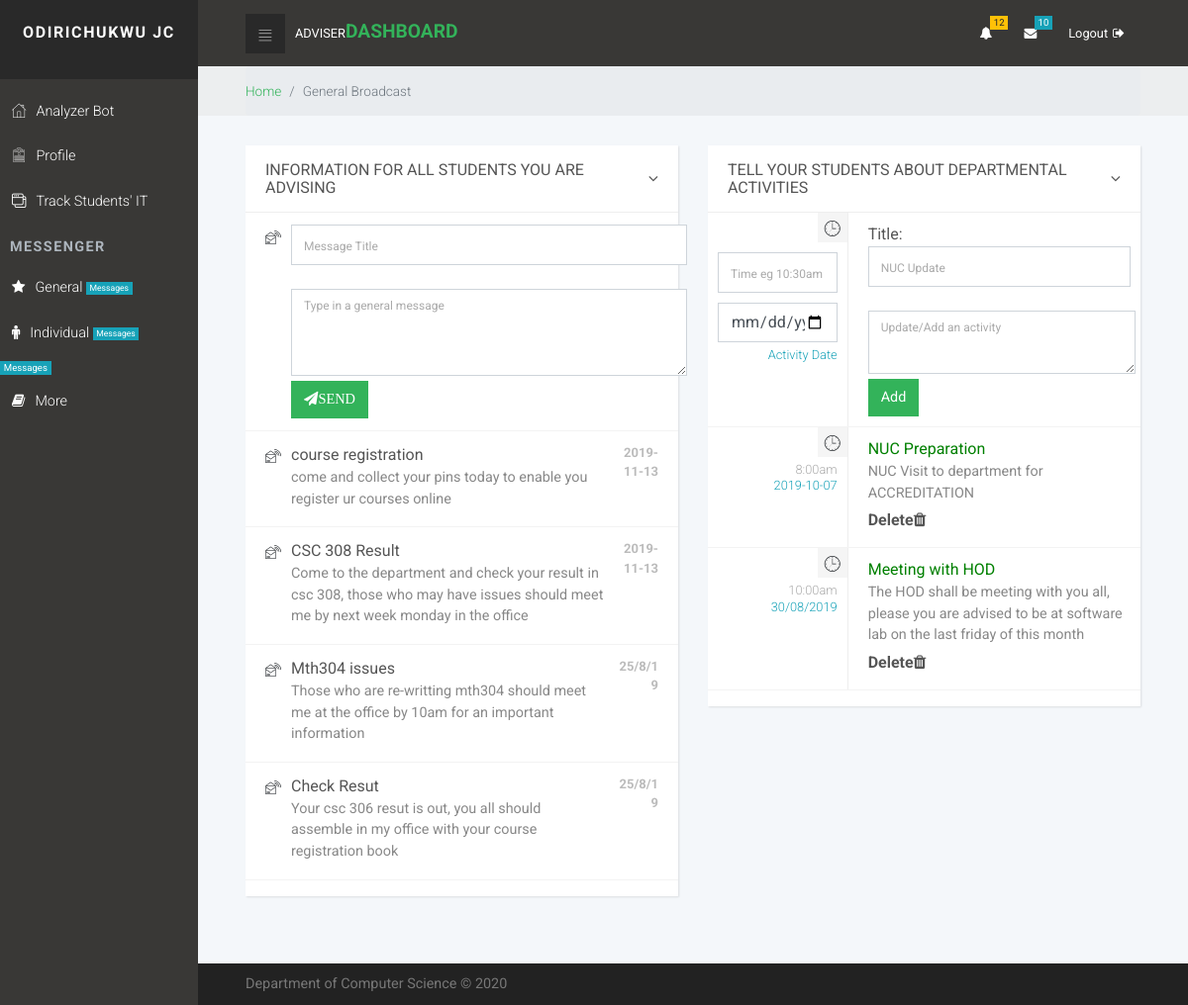
Page /adviser/gsms.php (signed in) on the earlier database version.
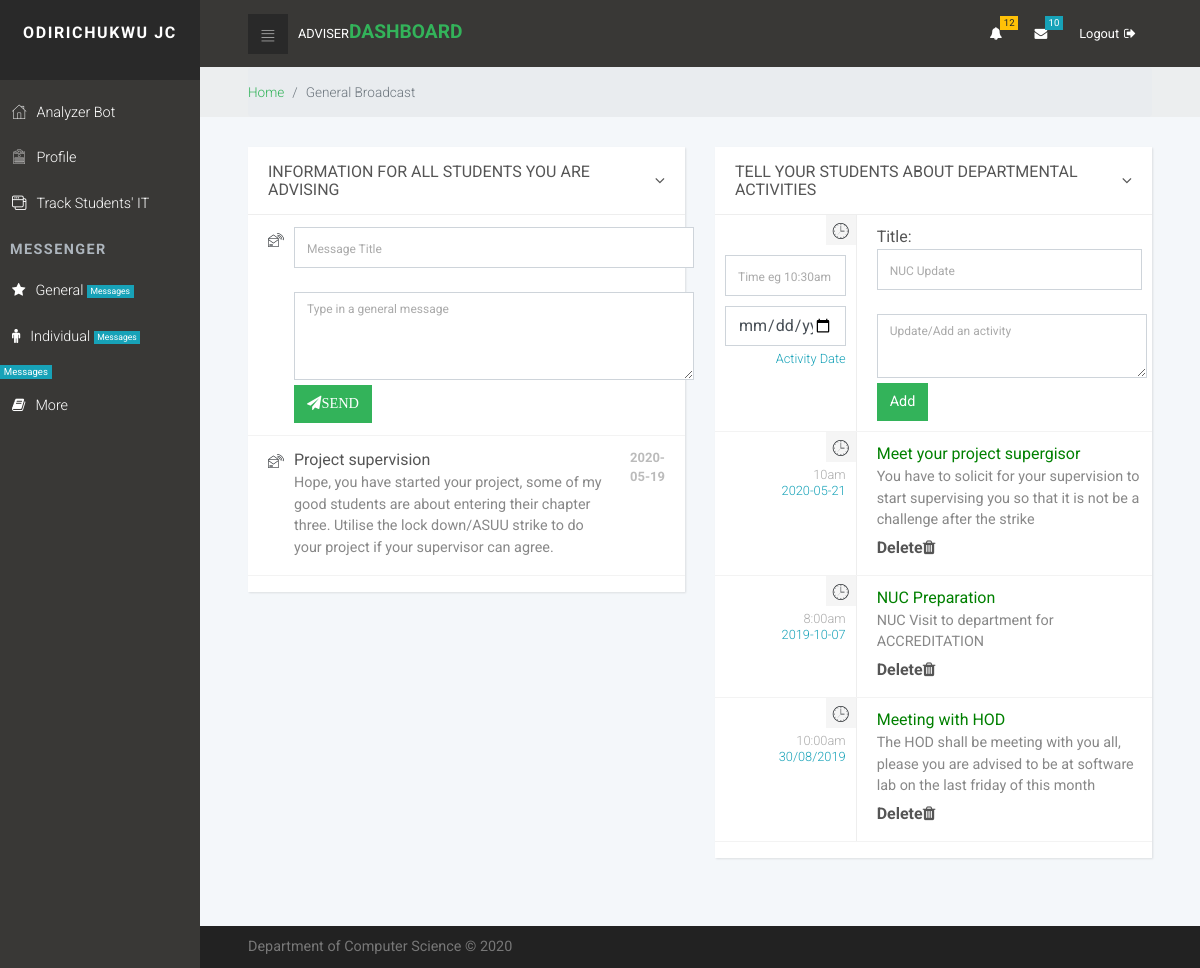
Same page on the later database version.
### tables this page shows
CREATE TABLE `adviser` (
  `adviser_id` int(11) NOT NULL,
  `name` varchar(50) NOT NULL,
  `gender` varchar(6) NOT NULL,
  `phone` varchar(11) NOT NULL,
  `address` varchar(50) NOT NULL,
  `dept` varchar(30) NOT NULL,
  `rank` varchar(15) NOT NULL,
  `interest` text NOT NULL,
  `email` varchar(50) NOT NULL,
  `role` int(11) NOT NULL,
  `username` varchar(20) NOT NULL,
  `password` varchar(20) NOT NULL,
  `status` int(11) NOT NULL
);

CREATE TABLE `general_feed` (
  `feed_id` int(11) NOT NULL,
  `feed_title` varchar(50) NOT NULL,
  `feed_message` text NOT NULL,
  `feed_date` varchar(12) NOT NULL,
  `feed_section` varchar(12) NOT NULL,
  `feed_status` int(11) NOT NULL,
  `adviser_id` int(11) NOT NULL
);

CREATE TABLE `actiivities` (
  `act_id` int(11) NOT NULL,
  `act_title` varchar(50) NOT NULL,
  `act_message` text NOT NULL,
  `act_time` varchar(15) NOT NULL,
  `act_date` varchar(11) NOT NULL,
  `act_section` varchar(11) NOT NULL,
  `adviser_id` int(11) NOT NULL,
  `act_status` int(11) NOT NULL
);

### adviser/php/database.php (called while the page is built, shortened)
<?php
$conn = mysqli_connect("localhost","root","","u519554690_advisory");
$s = "SELECT * FROM ";
$w = " WHERE ";
function get($col,$sql){
	global $conn;
	$q = $conn->query($sql);
	$n = mysqli_num_rows($q);
	if($n<=0){
		return 0;
	} else {
		while($r = mysqli_fetch_array($q)){
			return $r[$col];
		}
	}
}
function fetch($sql){
	global $conn;
	$q = $conn->query($sql);
	$n = mysqli_num_rows($q);
	$rs=array();
	if($n<=0){
		return 0;
	} else {
		while($r = mysqli_fetch_object($q)){
			$rs[] = $r;
		} return $rs;
	}
}

### adviser/gsms.php (the view, shortened to what this page needs)
    <?php
    require_once ('php/a_assets.php');
       require_once ('php/a_header.php');
?>
      <div class="breadcrumb-holder">
        <div class="container-fluid">
          <ul class="breadcrumb">
            <li class="breadcrumb-item"><a href="index.html">Home</a></li>
            <li class="breadcrumb-item active">General Broadcast  </li>
          </ul>
        </div>
      </div>
          <?php
    require_once ('php/a_assets.php');
        require_once ('php/a_header.php');
?>
      <section class="mt-30px mb-30px">
        <div class="container-fluid">
          <div class="row">
            <div class="col-lg-6 col-md-12">
              <div id="new-updates" class="card updates recent-updated">
                <div id="updates-header" class="card-header d-flex justify-content-between align-items-center">
                  <h2 class="h5 display"><a data-toggle="collapse" data-parent="#new-updates" href="#updates-box" aria-expanded="true" aria-controls="updates-box">INFORMATION FOR ALL STUDENTS YOU ARE ADVISING</a></h2><a data-toggle="collapse" data-parent="#new-updates" href="#updates-box" aria-expanded="true" aria-controls="updates-box"><i class="fa fa-angle-down"></i></a>
                </div>
                <div id="updates-box" role="tabpanel" class="collapse show">
                  <ul class="news list-unstyled">
                    <form method="post" class="form">
                    <li class="d-flex justify-content-between">
                      <div class="left-col d-flex">
                        <div class="icon"><i class="icon-rss-feed"></i></div>
                        <div class="title"><strong>
                          <input class="form-control" type="text" placeholder="Message Title" name="msg_title">
                        </strong><br>
                          <p><input type="hidden" value="<?php echo get("adviser_id","$s adviser $w adviser_id='".$_SESSION['id']."'"); ?>" name="adviser_id">
                            <textarea placeholder="Type in a general message" name="gsms" class="form-control" rows="3" style="width:400px"></textarea>
                          </p><button class="btn btn-primary" name="send_gsms" value="Send_"><i class="fa fa-send">SEND</i></button>
                        </div>
                      </div>
                    </li>
                      </form>
                      <?php
                    $genfeed =fetch("$s general_feed $w feed_status='1' order by feed_id desc");
                    if($genfeed<=0){
                       echo" <div  class='card-header d-flex justify-content-between align-items-center'>
                  <center><h2 class='h5 display'>No Feed yet !</h2></center>
                  </div>"; }
                  else{
                    foreach ($genfeed as $g) {
                      echo "
                      <li class='d-flex justify-content-between'>
                      <div class='left-col d-flex'>
                        <div class='icon'><i class='icon-rss-feed'></i></div>
                        <div class='title'><strong>$g->feed_title</strong>
                          <p>$g->feed_message</p>
                        </div>
                      </div>
                      <div class='right-col text-right' style='width:45px; font-size:10px;'>
                        <div class='update-date'>$g->feed_date</div>
                      </div>
                    </li>
                      ";
                    }
                  }
                    ?>
                  </ul>
                </div>
              </div>
            </div>
            <div class="col-lg-6 col-md-6">
              <div id="recent-activities-wrapper" class="card updates activities">
                <div id="activites-header" class="card-header d-flex justify-content-between align-items-center">
                  <h2 class="h5 display"><a data-toggle="collapse" data-parent="#recent-activities-wrapper" href="#activities-box" aria-expanded="true" aria-controls="activities-box">TELL YOUR STUDENTS ABOUT DEPARTMENTAL ACTIVITIES</a></h2><a data-toggle="collapse" data-parent="#recent-activities-wrapper" href="#activities-box" aria-expanded="true" aria-controls="activities-box"><i class="fa fa-angle-down"></i></a>
                </div>
                <div id="activities-box" role="tabpanel" class="collapse show">
                  <ul class="activities list-unstyled">
                    <form method="POST">
                    <li>
                      <div class="row">
                        <div class="col-4 date-holder text-right">
                          <div class="icon"><i class="icon-clock"></i></div>
                          <div class="date">
                            <span><input type="text" name="act_time" class="form-control" placeholder="Time eg 10:30am"></span>
                       <span><input type="date" name="act_date" class="form-control"></span><span class="text-info">Activity Date</span>
                        </div>
                        </div>
                        <div class="col-8 content"><strong>Title:
                          <input type="text" class="form-control" placeholder="NUC Update" name="act_title"></strong><br>
                          <p>
                          <textarea class="form-control" placeholder="Update/Add an activity" name="act_message"></textarea>
                          </p>
                          <input type="submit" value="Add" class="btn btn-primary" name="activities">
                        </div>
                      </div>
                    </li>
                    </form>
                  <?php
                  $act = fetch("$s actiivities $w act_status='1' order by act_id DESC");
                  if ($act<=0) {
                   echo" <div  class='card-header d-flex justify-content-between align-items-center'>
                  <center><h2 class='h5 display'>No Activity Record Yet</h2></center>
                  </div>"; }
                  else{
                    foreach ($act as $a ) {
                      echo "
                     <li>
                      <div class='row'  style='max-height: 500px;  overflow-y: auto;' >
                        <div class='col-4 date-holder text-right' >
                          <div class='icon'><i class='icon-clock'></i></div>
                          <div class='date'> <span>$a->act_time</span><span class='text-info'>$a->act_date</span></div>
                        </div>
                        <div class='col-8 content'><strong style='color:green;'>$a->act_title</strong>
                          <p>$a->act_message <br><b>
                          <form method='post'>
                          <input type='hidden' name='act_id' value='$a->act_id'>
                          <a href='' name='act_trash'>Delete<i class='fa fa-trash'>
                          </form>
                          </i></a></b></p>
                        </div>
                      </div>
                    </li>
                      ";
                    }
                  }
                 ?>
                  </ul>
                </div>
              </div>
            </div>
          </div>
        </div>
      </section>
<?php
         require_once ('php/a_footer.php'); ?>
     <?php
         require_once ('php/a_footer.php'); ?>

### adviser/php/a_assets.php (shortened to what this page needs)
<!DOCTYPE html>
<html  lang="en">  <head>
    <link rel="stylesheet" href="https://cdnjs.cloudflare.com/ajax/libs/font-awesome/4.7.0/css/font-awesome.min.css">
    <link rel="stylesheet" href="vendor/bootstrap/css/bootstrap.min.css">
    <link rel="stylesheet" href="vendor/font-awesome/css/font-awesome.min.css">
    <link rel="stylesheet" href="css/fontastic.css">
    <link rel="stylesheet" href="css/grasp_mobile_progress_circle-1.0.0.min.css">
    <link rel="stylesheet" href="vendor/malihu-custom-scrollbar-plugin/jquery.mCustomScrollbar.css">
    <link rel="stylesheet" href="css/style.default.css" id="theme-stylesheet">
    <link rel="stylesheet" href="css/custom.css">
  </head>

### adviser/php/a_header.php (shortened to what this page needs)
<body>
   <nav class="side-navbar">
     <div class="side-navbar-wrapper">
       <div class="sidenav-header d-flex align-items-center justify-content-center">
         <div class="sidenav-header-inner text-center">
           <h2 class="h5"> <?php echo get("name","$s adviser $w adviser_id='".$_SESSION['id']."'"); ?></h2><span> </span>
         </div>
       </div>
       <div class="main-menu">
         <ul id="side-main-menu" class="side-menu list-unstyled">
           <li><a href="index.php"> <i class="icon-home"></i>Analyzer Bot</a></li>
           <li><a href="profile.php"> <i class="icon-form"></i>Profile</a></li>
               <li><a href="ittrack.php"> <i class="icon-interface-windows"></i>Track Students' IT </a></li>
         </ul>
       </div>
       <div class="admin-menu">
         <h5 class="sidenav-heading">Messenger</h5>
         <ul id="side-admin-menu" class="side-menu list-unstyled">
           <li> <a href="gsms.php"> <i class="fa fa-star"> </i>General
             <div class="badge badge-info">Messages</div></a></a></li>
           <li> <a href="isms.php"> <i class="fa fa-male"> </i>Individual
               <div class="badge badge-info">Messages</div></a></li>
               <div class="badge badge-info">Messages</div></a></li>
           <li> <a href="more.php"> <i class="fa fa-book"> </i>More</a></li>
         </ul>
       </div>
   </nav>
   <div class="page">
     <header class="header">
       <nav class="navbar">
         <div class="container-fluid">
           <div class="navbar-holder d-flex align-items-center justify-content-between">
             <div class="navbar-header"><a id="toggle-btn" href="#" class="menu-btn"><i class="icon-bars"> </i></a><a href="index.php" class="navbar-brand">
                 <div class="brand-text d-none d-md-inline-block"><span>Adviser </span><strong class="text-primary">Dashboard</strong></div></a></div>
             <ul class="nav-menu list-unstyled d-flex flex-md-row align-items-md-center">
               <li class="nav-item dropdown"> <a id="notifications" rel="nofollow" data-target="#" href="#" data-toggle="dropdown" aria-haspopup="true" aria-expanded="false" class="nav-link"><i class="fa fa-bell"></i><span class="badge badge-warning">12</span></a>
               </li>
               <li class="nav-item dropdown"> <a id="messages" rel="nofollow" data-target="#" href="#" data-toggle="dropdown" aria-haspopup="true" aria-expanded="false" class="nav-link"><i class="fa fa-envelope"></i><span class="badge badge-info">10</span></a>
               </li>
               <li class="nav-item"><a  href="php/test.php" class="nav-link logout"> <span class="d-none d-sm-inline-block">Logout</span><i class="fa fa-sign-out"></i></a></li>
             </ul>
           </div>
         </div>
       </nav>
     </header>

### adviser/php/a_footer.php (shortened to what this page needs)
 <footer class="main-footer">
        <div class="container-fluid">
          <div class="row">
            <div class="col-sm-6">
              <p>Department of Computer Science &copy; 2020</p>
            </div>
            <div class="col-sm-6 text-right">
            </div>
          </div>
        </div>
      </footer>
    </div>
  </body>
</html>

Differences in the rows shown:
removed general_feed: feed_title "course registration", feed_message "come and collect your pins today to enable you register ur courses online", feed_date "2019-11-13"
removed general_feed: feed_title "CSC 308 Result", feed_message "Come to the department and check your result in csc 308, those who may have issues should meet me by next week monday in the office", feed_date "2019-11-13"
removed general_feed: feed_title "Mth304 issues", feed_message "Those who are re-writting mth304 should meet me at the office by 10am for an important information", feed_date "25/8/19"
removed general_feed: feed_title "Check Resut", feed_message "Your csc 306 resut is out, you all should assemble in my office with your course registration book", feed_date "25/8/19"
added general_feed: feed_title "Project supervision", feed_message "Hope, you have started your project, some of my good students are about entering their chapter three. Utilise the lock down/ASUU strike to do your project if your supervisor can agree.", feed_date "2020-05-19"
added actiivities: act_time "10am", act_date "2020-05-21", act_title "Meet your project supergisor", act_message "You have to solicit for your supervision to start supervising you so that it is not be a challenge after the strike"
